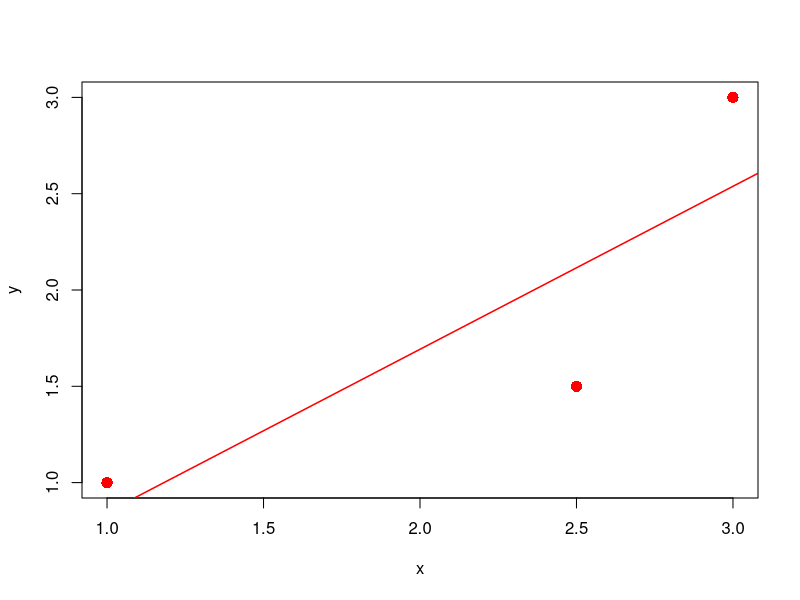
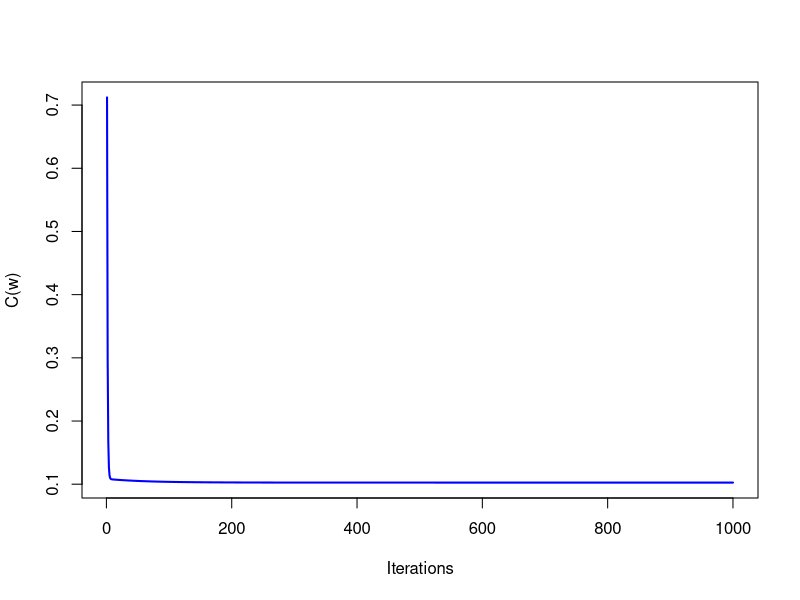
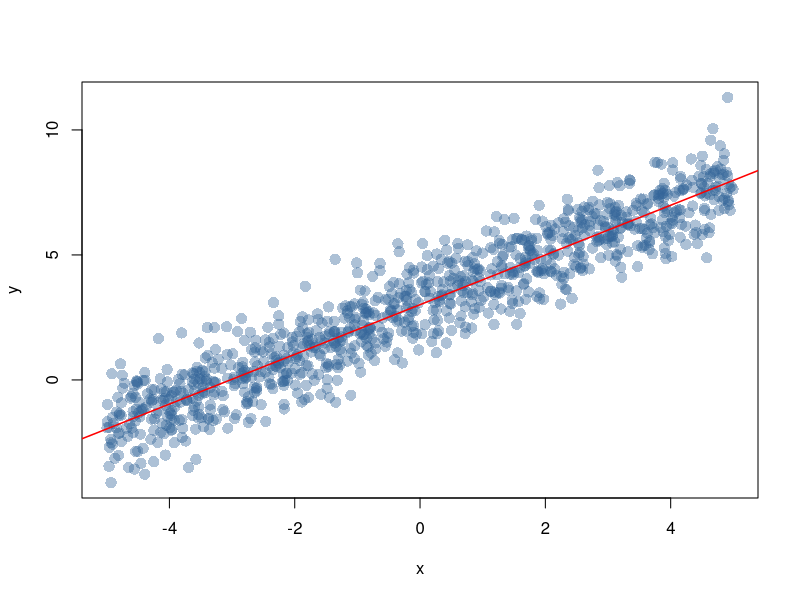
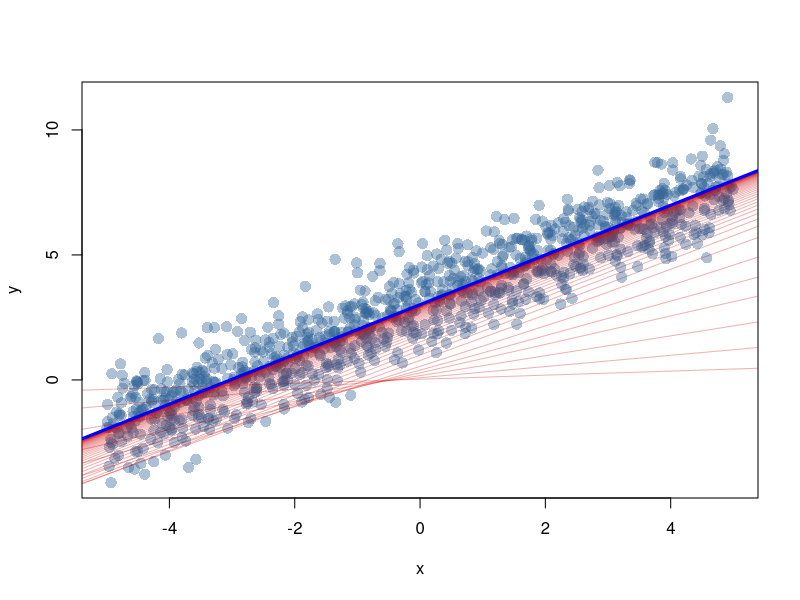
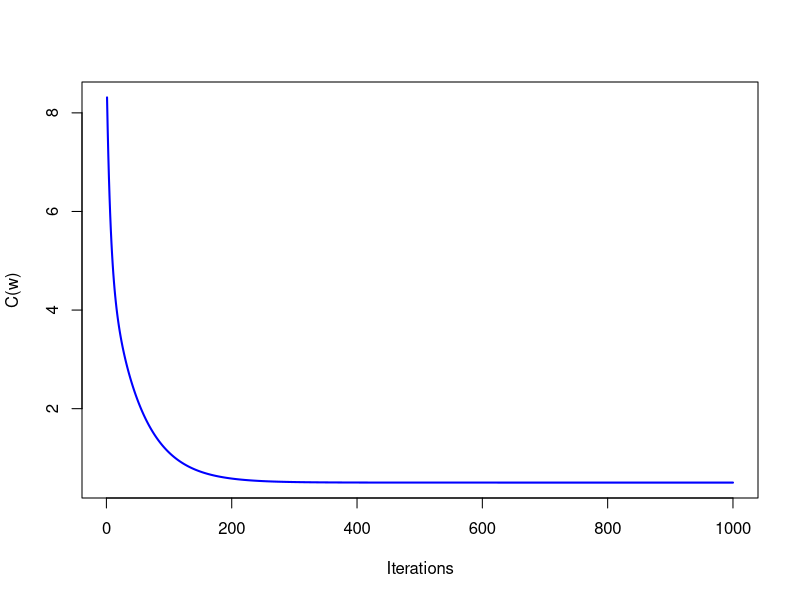
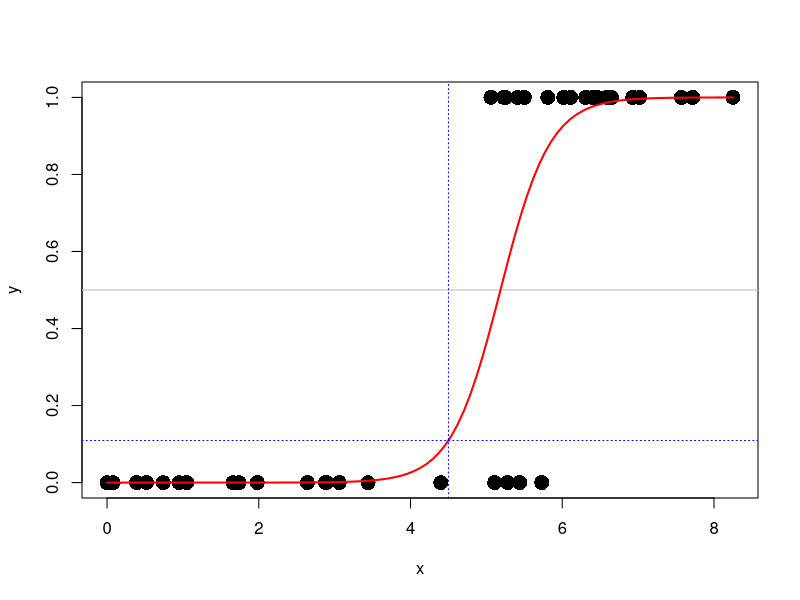

Reproduce these figures in R, in order.
#set.seed(123)
#x <- runif(1000, -5, 5)
#y <- x + rnorm(1000) + 3

x <- c(1, 2.5, 3)
y <- c(1, 1.5, 3)

plot(x,y,pch=16,cex=1.5, col="red",
     xlab = "x",ylab="y")
reg1 <- lm(y ~ x)
abline(reg1,col="red",lwd=1.5)

# 비용함수
cost <- function(X, y, w) {
  sum( (X %*% w - y)^2 ) / (2*length(y))
}

# 벡터, 행렬로 표현
X <- cbind(1,matrix(x))
y <- as.matrix(y)

# 학습률, 반복횟수
alpha <- 0.07
num_iters <- 1000

# cost, w 저장
cost_history <- double(num_iters)
w_history <- list(num_iters)

# 초기화
w <- matrix(c(0,0), nrow=2)

# gradient descent
for (i in 1:num_iters) {
  error <- (X %*% w - y)
  delta <- t(X) %*% error
  w <- w - alpha * delta / length(y)
  cost_history[i] <- cost(X, y, w)
  w_history[[i]] <- w
  print(c(as.vector(w),cost(X, y, w)))
  Sys.sleep(0.02)
}
# cost 변화
plot(cost_history, type='l', col='blue', lwd=2, 
     ylab='C(w)', xlab='Iterations')


set.seed(123)
x <- runif(1000, -5, 5)
y <- x + rnorm(1000) + 3

plot(x,y,pch=16,cex=1.5, col=rgb(0.2,0.4,0.6,0.4),
     xlab = "x",ylab="y")
reg1 <- lm(y ~ x)
abline(reg1,col="red",lwd=1.5)

# 비용함수
cost <- function(X, y, w) {
  sum( (X %*% w - y)^2 ) / (2*length(y))
}

# 벡터, 행렬로 표현
X <- cbind(1,matrix(x))
y <- as.matrix(y)

# 학습률, 반복횟수
alpha <- 0.01
num_iters <- 1000

# cost, w 저장
cost_history <- double(num_iters)
w_history <- list(num_iters)

# 초기화
w <- matrix(c(0,0), nrow=2)

# gradient descent
for (i in 1:num_iters) {
  error <- (X %*% w - y)
  delta <- t(X) %*% error
  w <- w - alpha * delta / length(y)
  cost_history[i] <- cost(X, y, w)
  w_history[[i]] <- w
  print(c(as.vector(w),cost(X, y, w)))
  Sys.sleep(0.02)
}

# 경사하강법 시각화
plot(x,y,pch=16,cex=1.5, col=rgb(0.2,0.4,0.6,0.4),
     xlab = "x",ylab="y")
for (i in c(1,3,6,10,14, seq(20, num_iters, by=10))) {
  abline(coef=w_history[[i]],
         col=rgb(0.8,0,0,0.3))
}
abline(coef=w, col='blue', lwd=3)

# cost 변화
plot(cost_history, type='l', col='blue', lwd=2, 
     ylab='C(w)', xlab='Iterations')


set.seed(1)
x1 <- sample(2:30, 25)
set.seed(2)
x2 <- sample(6:14, 25, replace = T)
set.seed(3)
y <- round(2.341 + 1.6159*x1 + 1.5*x2 + rnorm(25,0,1),2)
df1 <- data.frame(x1,x2,y)
View(df1)
reg2 <- lm(y ~ x1 + x2)

# 비용함수
cost <- function(X, y, w) {
  sum( (X %*% w - y)^2 ) / (2*length(y))
}

# 벡터, 행렬로 표현
X <- cbind(1,x1,x2)
y <- as.matrix(y)

# 학습률, 반복횟수
alpha <- 0.004
num_iters <- 20000

# cost, w 저장
cost_history <- double(num_iters)
w_history <- list(num_iters)

# 초기화
w <- matrix(c(2,3,4), nrow=3)

# gradient descent
for (i in 1:num_iters) {
  error <- (X %*% w - y)
  delta <- t(X) %*% error
  w <- w - alpha * delta / length(y)
}
# cost 변화
print(c(as.vector(w),cost(X, y, w)))
print(reg2)

# 로지스틱 회귀분석
set.seed(11)
x <- round(c(runif(20,0,6), runif(20,5,9)), 2)
y <- rep(c(0,1),each=20)
df <- data.frame(x,y)
df <- df[sample(1:40,40),]
row.names(df) <- 1:40

x <- df$x
y <- df$y
plot(x,y,pch=16,cex=2)
abline(h=0.5, col="gray")

f <- function(x) 1/(1+exp(-x)) # 로지스틱 함수
X <- cbind(1,matrix(x))
y <- matrix(y)
w1 <- 0
w0 <- 0
w <- matrix(c(w0,w1))
alpha <- 0.2

for(i in 1:100000){
  gradient <- 1/length(y) * t(X) %*% (matrix(apply(X %*% w,1,f))-y)
  w <- w - alpha*gradient
}
w

curve(1/(1+exp(-(w[1]+w[2]*x))),
      min(x),max(x),
      ylab = "y", add=T, lwd=2, col="red")

x_new <- 4.5
abline(v=x_new,lty=3,col="blue")
1/(1+exp(-(w[1]+w[2]*x_new)))
abline(h=1/(1+exp(-(w[1]+w[2]*x_new))),lty=3,col="blue")

# glm 함수 이용
lreg <- glm(y ~ x, family = "binomial")
w0 <- unname(lreg$coefficients[1])
w1 <- unname(lreg$coefficients[2])
w0
w1
